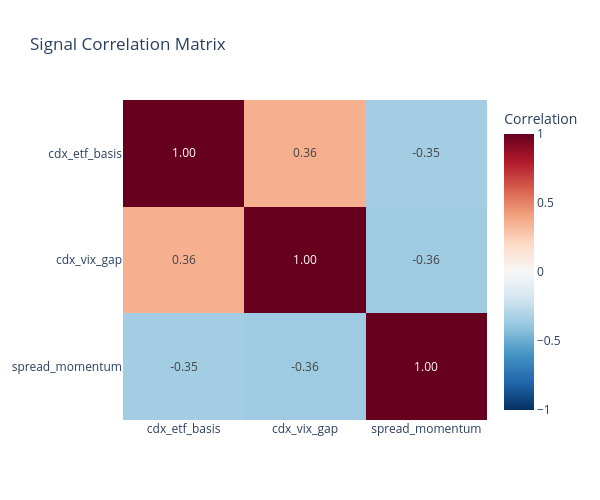

Write notebook code for a chart like this one.
### Code cell
# Create correlation heatmap
print(f"\nCreating correlation heatmap...")

fig = px.imshow(
    corr_matrix,
    text_auto=".2f",
    color_continuous_scale='RdBu_r',
    aspect="auto",
    title="Signal Correlation Matrix",
    labels=dict(color="Correlation"),
    zmin=-1,
    zmax=1,
)

fig.update_layout(
    width=600,
    height=500,
    template="plotly_white",
)

fig.show()

print(f"✓ Correlation heatmap complete")
print(f"\n✓ All visualizations complete")

### Figure 1 — Plotly figure (JSON) as saved in the notebook; plotly's stock layout.template omitted (floating-point values rounded to 4 significant figures)
{"data": [{"coloraxis": "coloraxis", "hovertemplate": "x: %{x}<br>y: %{y}<br>Correlation: %{z}<extra></extra>", "name": "0", "texttemplate": "%{z:.2f}", "type": "heatmap", "x": ["cdx_etf_basis", "cdx_vix_gap", "spread_momentum"], "xaxis": "x", "y": ["cdx_etf_basis", "cdx_vix_gap", "spread_momentum"], "yaxis": "y", "z": [[1.0, 0.3587, -0.3493], [0.3587, 1.0, -0.3632], [-0.3493, -0.3632, 1.0]]}], "layout": {"coloraxis": {"cmax": 1, "cmin": -1, "colorbar": {"title": {"text": "Correlation"}}, "colorscale": [[0, "rgb(5,48,97)"], [0.1, "rgb(33,102,172)"], [0.2, "rgb(67,147,195)"], [0.3, "rgb(146,197,222)"], [0.4, "rgb(209,229,240)"], [0.5, "rgb(247,247,247)"], [0.6, "rgb(253,219,199)"], [0.7, "rgb(244,165,130)"], [0.8, "rgb(214,96,77)"], [0.9, "rgb(178,24,43)"], [1, "rgb(103,0,31)"]]}, "height": 500, "title": {"text": "Signal Correlation Matrix"}, "width": 600, "xaxis": {"anchor": "y", "domain": [0, 1]}, "yaxis": {"anchor": "x", "autorange": "reversed", "domain": [0, 1]}}}
